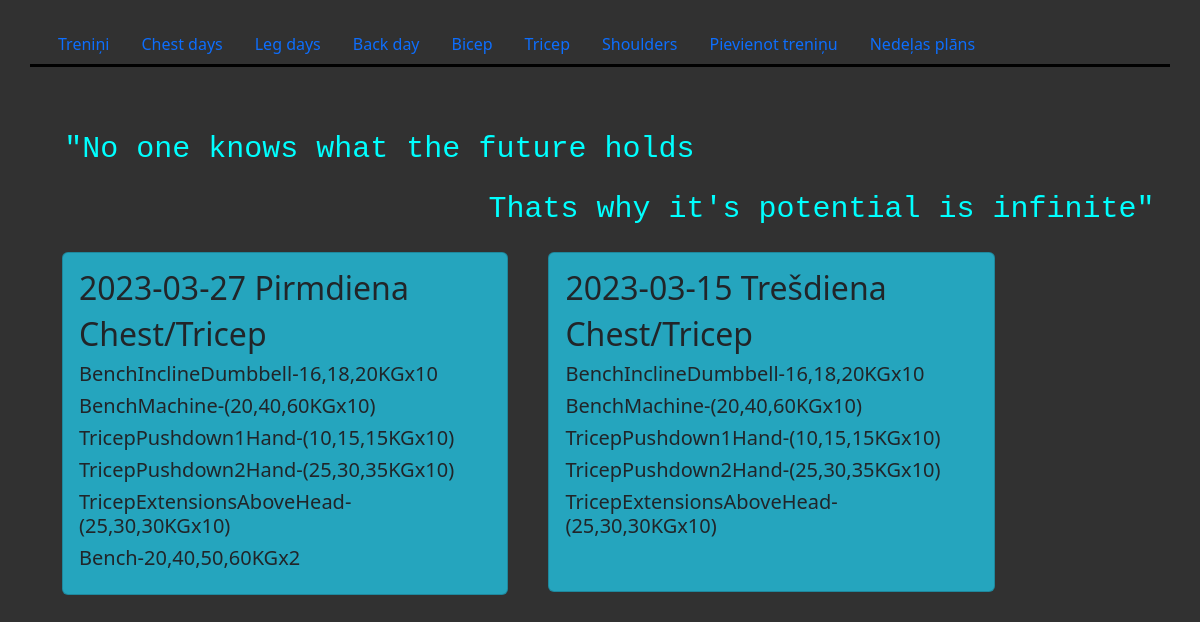
The page /tricep on the database its author committed.
### tables this page shows
CREATE TABLE "trenini" (
	"trenina_ID"	TEXT NOT NULL,
	"Datums"	TEXT NOT NULL,
	"Diena"	TEXT NOT NULL,
	"Muskulu_grupa"	TEXT NOT NULL,
	"Vingrinajums_1"	TEXT,
	"Vingrinajums_2"	TEXT,
	"Vingrinajums_3"	TEXT,
	"Vingrinajums_4"	TEXT,
	"Vingrinajums_5"	TEXT,
	"Vingrinajums_6"	TEXT,
	"Vingrinajums_7"	TEXT
);

### app.py (the view)
@app.route("/tricep")
def show_tricep():
    res = cur.execute("SELECT * FROM trenini")
    trenini = res.fetchall()
    trenini.reverse()
    return render_template("tricep.html", data = trenini)

### templates/tricep.html
{% extends "layout.html" %}
{% block quote %}
<code style="float: left; color: aqua; font: Courier New; font-size: 30px; margin-top:60px; margin-left: 2%;">"No one knows what the future holds</code>
<code style="float: left; color: aqua; font: Courier New; font-size: 30px; margin-top: 15px; margin-left: 40%;">Thats why it's potential is infinite"</code>
{% endblock %}
{% block content %}
{% for trenins in data %}
    {% if "Tricep" in trenins[3] %}
        <div class="card" style="background-color: #25a5be; width:40%; margin:20px; float: left; min-height: 340px;;" >
            <div class="card-body">
                <h2 class="card-title">{{ trenins[1] }} {{ trenins[2] }}</h2>
                <h2 class="card-title"> {{ trenins[3] }} </h2>
                    {% for i in range(4,11) %}
                        <h5 class="card-text">{{ trenins[i] }}<h5>
                    {% endfor %}
            </div>
        </div>
        {% endif %}
{% endfor %}
{% endblock %}

### rows shown on the page
trenini: Datums "2023-03-27", Diena "Pirmdiena", Muskulu_grupa "Chest/Tricep", Vingrinajums_1 "BenchInclineDumbbell-16,18,20KGx10" "BenchMachine-(20,40,60KGx10)" "TricepPushdown1Hand-(10,15,15KGx10)" "TricepPushdown2Hand-(25,30,35KGx10)" "TricepExtensionsAboveHead-(25,30,30KGx10)" "Bench-20,40,50,60KGx2"
trenini: Datums "2023-03-15", Diena "Trešdiena", Muskulu_grupa "Chest/Tricep", Vingrinajums_1 "BenchInclineDumbbell-16,18,20KGx10" "BenchMachine-(20,40,60KGx10)" "TricepPushdown1Hand-(10,15,15KGx10)" "TricepPushdown2Hand-(25,30,35KGx10)" "TricepExtensionsAboveHead-(25,30,30KGx10)"
